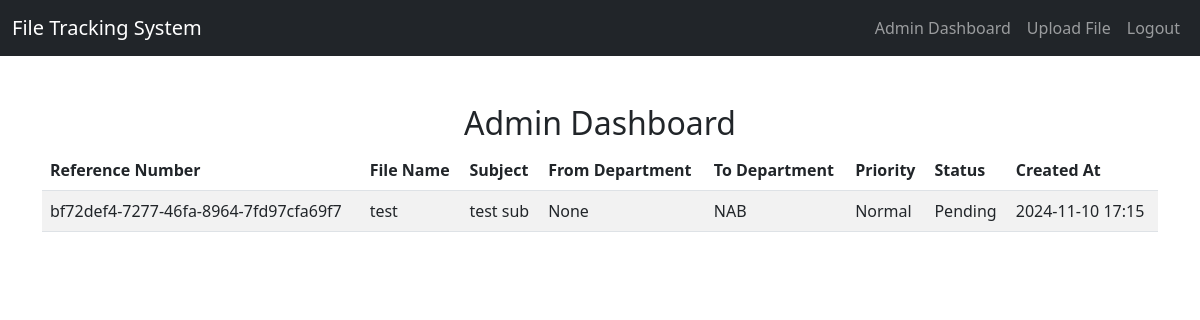
The app's page /admin_dashboard/ (signed in), older data.
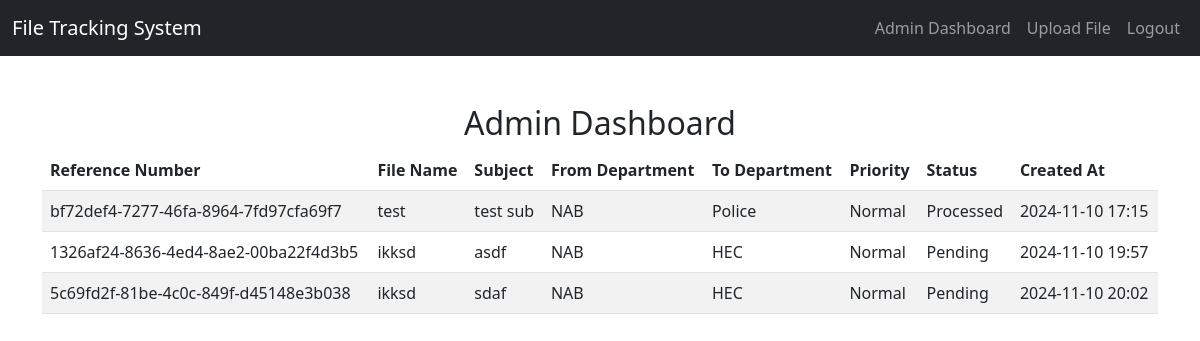
The same page, newer data.
### file_management/models.py (models this page shows, shortened)
class File(models.Model):
    PRIORITY_CHOICES = [('Normal', 'Normal'), ('Urgent', 'Urgent')]
    reference_number = models.UUIDField(default=uuid.uuid4, editable=False, unique=True)
    file_name = models.CharField(max_length=100)
    file_data = models.FileField(upload_to='uploaded_files/')
    file_type = models.CharField(max_length=50)
    priority = models.CharField(max_length=10, choices=PRIORITY_CHOICES)
    purpose = models.TextField()
    from_department = models.ForeignKey(Department, related_name='sent_files',  null=True, blank=True, on_delete=models.CASCADE)
    to_department = models.ForeignKey(Department, related_name='received_files', on_delete=models.CASCADE)
    file_source = models.CharField(max_length=100)
    subject = models.CharField(max_length=200)
    description = models.TextField()
    status = models.CharField(max_length=20, default='Pending')
    created_at = models.DateTimeField(auto_now_add=True)
    updated_at = models.DateTimeField(auto_now=True)

class Department(models.Model):
    name = models.CharField(max_length=100)
    def __str__(self) -> str:
        return self.name

### file_management/views.py (the view)
# urls.py: path('admin_dashboard/', views.admin_dashboard, name='admin_dashboard'),
@login_required
@user_passes_test(is_admin)
def admin_dashboard(request):
    files = File.objects.all()
    return render(request, 'admin_dashboard.html', {'files': files})

### file_management/views.py (called while the page is built)
def is_admin(user):
    return user.is_staff

### templates/admin_dashboard.html (shortened to what this page needs)
{% extends 'base.html' %}
{% block content %}
<h2 class="text-center">Admin Dashboard</h2>
<table class="table table-striped">
    <thead>
        <tr>
            <th>Reference Number</th>
            <th>File Name</th>
            <th>Subject</th>
            <th>From Department</th>
            <th>To Department</th>
            <th>Priority</th>
            <th>Status</th>
            <th>Created At</th>
        </tr>
    </thead>
    <tbody>
        {% for file in files %}
        <tr>
            <td>{{ file.reference_number }}</td>
            <td>{{ file.file_name }}</td>
            <td>{{ file.subject }}</td>
            <td>{{ file.from_department }}</td>
            <td>{{ file.to_department }}</td>
            <td>{{ file.priority }}</td>
            <td>{{ file.status }}</td>
            <td>{{ file.created_at|date:"Y-m-d H:i" }}</td>
        </tr>
        {% empty %}
        <tr>
            <td colspan="8" class="text-center">No files found</td>
        </tr>
        {% endfor %}
    </tbody>
</table>
{% endblock %}

### templates/base.html (shortened to what this page needs)
<!DOCTYPE html>
<html lang="en">
<head>
    <link href="https://cdn.jsdelivr.net/npm/bootstrap@5.3.0/dist/css/bootstrap.min.css" rel="stylesheet">
</head>
<body>
    <nav class="navbar navbar-expand-lg navbar-dark bg-dark">
        <div class="container-fluid">
            <a class="navbar-brand" href="{% url 'home' %}">File Tracking System</a>
            <div class="collapse navbar-collapse" id="navbarNav">
                <ul class="navbar-nav ms-auto">
                    {% if user.is_authenticated %}
                        {% if user.is_staff %}
                        <li class="nav-item">
                            <a class="nav-link" href="{% url 'admin_dashboard' %}">Admin Dashboard</a>
                        </li>
                        <li class="nav-item">
                            <a class="nav-link" href="{% url 'upload_file' %}">Upload File</a>
                        </li>
                        {% else %}
                        <li class="nav-item">
                            <a class="nav-link" href="{% url 'branch_dashboard' %}">Branch Dashboard</a>
                        </li>
                        {% endif %}
                        <li class="nav-item">
                            <a class="nav-link" href="{% url 'logout' %}">Logout</a>
                        </li>
                    {% endif %}
                </ul>
            </div>
        </div>
    </nav>
    <div class="container mt-5">
        {% block content %}{% endblock %}
    </div>
</body>
</html>

Row changes from the older to the newer data that the page shows:
changed File "bf72def4-7277-46fa-8964-7fd97cfa69f7": from_department "None" → "NAB"; to_department "NAB" → "Police"; status "Pending" → "Processed"
added File: reference_number "1326af24-8636-4ed4-8ae2-00ba22f4d3b5", file_name "ikksd", subject "asdf", from_department "NAB", to_department "HEC", priority "Normal", status "Pending", created_at "2024-11-10 19:57"
added File: reference_number "5c69fd2f-81be-4c0c-849f-d45148e3b038", file_name "ikksd", subject "sdaf", from_department "NAB", to_department "HEC", priority "Normal", status "Pending", created_at "2024-11-10 20:02"
